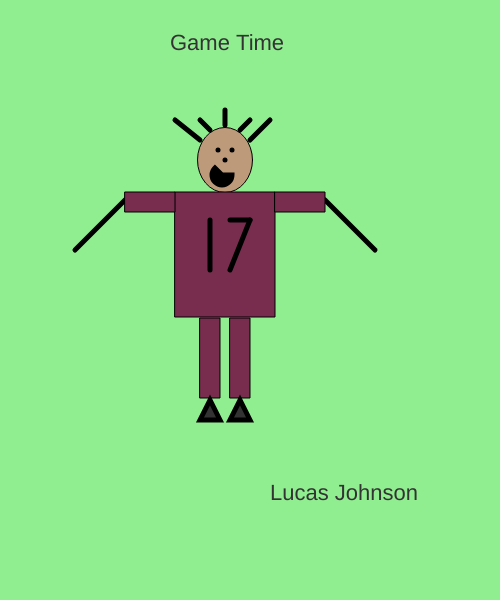
Frame 1 (no input)
Frame 60 (no input): identical to frame 1, image omitted
Frame 120 (the mouse pressed at the canvas centre since frame 60): identical to frame 1, image omitted

The p5.js sketch that drew this single still picture (run headless with seeded random() and noise() and a simulated clock; from frame 60 on, the mouse is pressed at the canvas centre):

// p5.js sketch
// ── sketch.js
function setup() {
  createCanvas(500,600);
}

function draw() {
  background('rgb(144,238,144)');
  textSize(22)
  fill(51)
  text("Game Time",170,50);
  
  strokeWeight(1);
  fill('rgb(189,154,122)');
  ellipse(225, 160, 55, 65);
  
  strokeWeight(5);
  fill(0);
  point(218,150);
  point(232,150);
  
  point(225,160);
  
  arc(222, 175, 20, 20, 0, PI + QUARTER_PI, PIE);
  
  line(200,140,175,120);
  line(210,130,200,120);
  line(250,140,270,120);
  line(240,130,250,120);
  line(225,125,225,110);
  
  line(125,200,75,250);
  line(325,200,375,250);

  
  strokeWeight(1);
  fill(120,45,78);
  rect(175,192,100,125);
  rect(125,192,50,20);
  rect(275,192,50,20);
  rect(200,318,20,80);
  rect(230,318,20,80);
  
  strokeWeight(5);
  line(210,220,210,270);
  line(230,220,250,220);
  line(250,220,230,270);

  fill(51);
  triangle(210,400,200,420,220,420);
  triangle(240,400,230,420,250,420);
  
  fill(51);
  textSize(22);
  text("Lucas Johnson",270,500 );
}
